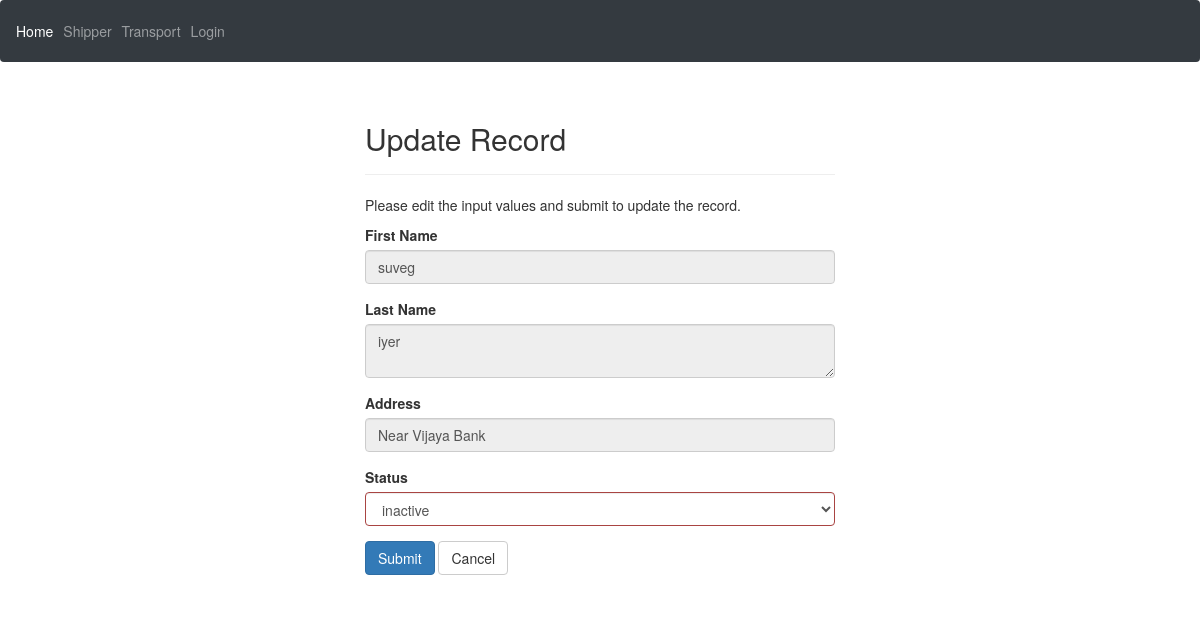
The app's page /Admin/update.php?id=8 with its own data.
### tables this page shows
CREATE TABLE `user_s` (
  `S_id` int(10) NOT NULL,
  `S_fname` varchar(50) NOT NULL,
  `S_lname` varchar(50) NOT NULL,
  `S_mail` varchar(50) NOT NULL,
  `S_mnumber` bigint(30) NOT NULL,
  `S_address` varchar(200) NOT NULL,
  `S_password` varchar(200) NOT NULL,
  `S_security_question` varchar(50) NOT NULL,
  `S_security_answer` varchar(200) NOT NULL,
  `S_status` tinyint(1) NOT NULL DEFAULT 2,
  `S_active` tinyint(1) NOT NULL DEFAULT 0
);

### Admin/update.php (the view, shortened to what this page needs)
<?php
require('nav.php');
require_once "../connection.php";
$status =  "";
$status_array = "";
 $sql = "SELECT * FROM status";
 if($result = mysqli_query($con, $sql)){
        $status_array = $result;
}
if($_SERVER["REQUEST_METHOD"] == "POST"){
    $id = $_POST["id"];
    $input_status = $_POST["status"];
    $status = $input_status;
    $sql = "UPDATE user_s SET S_status= '$input_status' WHERE S_id= '$id'";
    if ($con->query($sql) === TRUE) {
        header("location: shippers.php");
        exit();
    } else {
        echo "Error updating record: " . $con->error;
    }
    $con->close();
  }
  else{
    if(isset($_GET["id"]) && !empty(trim($_GET["id"]))){
        $sql = "SELECT * FROM user_s WHERE S_id = ? ";
        if($stmt = mysqli_prepare($con, $sql)){
            mysqli_stmt_bind_param($stmt, "i", $param_id);
            if(mysqli_stmt_execute($stmt)){
                $result = mysqli_stmt_get_result($stmt);
                if(mysqli_num_rows($result) == 1){
                    $row = mysqli_fetch_array($result, MYSQLI_ASSOC);
                    $fName = $row["S_fname"];
                    $lName = $row["S_lname"];
                    $address = $row["S_address"];
                    $status = $row["S_status"];
                    $status_id = $row["S_status"];
                } else{
                    header("location: error.php");
                    exit();
                }
            } else{
                echo "Oops! Something went wrong. Please try again later.";
            }
        }
    }  else{
        header("location: error.php");
        exit();
    }
}
?>
<!DOCTYPE html>
<html lang="en">
<head>
    <link rel="stylesheet" href="https://maxcdn.bootstrapcdn.com/bootstrap/3.3.7/css/bootstrap.css">
</head>
<body>
    <div class="wrapper">
        <div class="container-fluid">
            <div class="row">
                <div class="col-md-12">
                    <div class="page-header">
                        <h2>Update Record</h2>
                    </div>
                    <p>Please edit the input values and submit to update the record.</p>
                    <form action="<?php echo htmlspecialchars(basename($_SERVER['REQUEST_URI'])); ?>" method="post">
                        <div class="form-group <?php echo (!empty($first_name)) ? 'has-error' : ''; ?>">
                            <label>First Name</label>
                            <input type="text" name="name" readonly class="form-control" value="<?php echo $fName; ?>">
                        </div>
                        <div class="form-group  <?php echo (!empty($last_name)) ? 'has-error' : ''; ?>">
                            <label>Last Name</label>
                            <textarea name="address" readonly class="form-control"><?php echo $lName; ?></textarea>
                        </div>
                        <div class="form-group <?php echo (!empty($salary_err)) ? 'has-error' : ''; ?>">
                            <label>Address</label>
                            <input type="text" name="address"  readonly class="form-control" value="<?php echo $address; ?>">
                        </div>
                        <div class="form-group <?php echo (!empty($status)) ? 'has-error' : ''; ?>">
                            <label>Status</label>
                            <select class="form-control" id="status" name="status">
                                <?php
                                if(!empty($status_array))
                                {
                                    foreach($status_array as $value)
                                    {
                                        if($value['id'] == $status_id)
                                        {
                                            echo "<option selected='selected' value='".$value['id']."'>".$value['name']."</option>";
                                        }
                                        else
                                        {
                                            echo "<option value='".$value['id']."'>".$value['name']."</option>";
                                        }
                                    }
                                }
                                ?>
                            </select>
                        </div>
                        <input type="submit" class="btn btn-primary" value="Submit">
                        <a href="shippers.php" class="btn btn-default">Cancel</a>
                    </form>
                </div>
            </div>
        </div>
    </div>
</body>
</html>

### Admin/update.php (style rules this page uses)
.wrapper { width: 500px; margin: 0 auto; }

### records on screen
user_s: name "suveg", address "iyer", address "Near Vijaya Bank"

### other values on screen
form field status "inactive"
